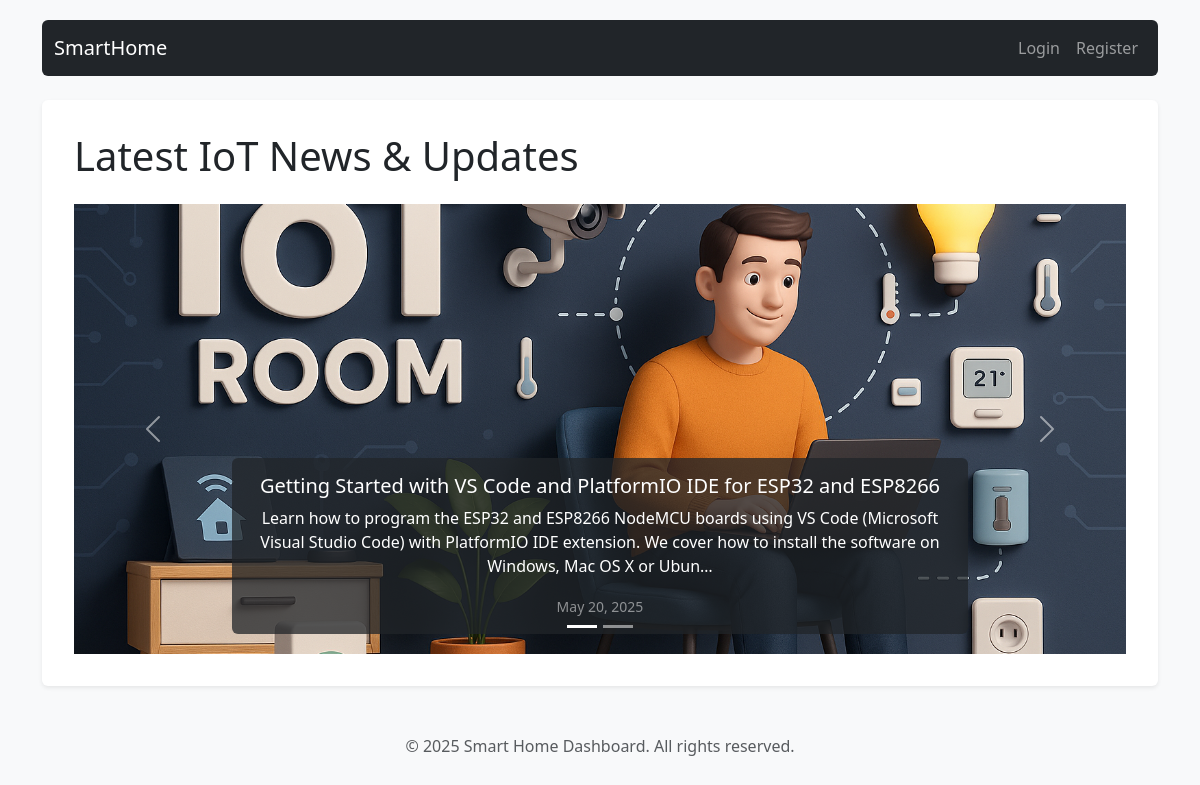
The page / on the database its author committed.
### news/models.py (models this page shows, shortened)
class NewsItem(models.Model):
    title      = models.CharField(max_length=200)
    image      = models.ImageField(upload_to='news/')
    content    = models.TextField(blank=True)
    created_at = models.DateTimeField(auto_now_add=True)
    updated_at = models.DateTimeField(auto_now=True)

### news/views.py (the view)
# urls.py: path('', HomePageView.as_view(), name='homepage'),
class HomePageView(ListView):
    model = NewsItem
    template_name = 'news/homepage.html'
    context_object_name = 'news_list'
    paginate_by = 5

### templates/news/homepage.html (shortened to what this page needs)
{% extends "base.html" %}
{% block content %}
<h1 class="mb-4">Latest IoT News & Updates</h1>
{% if news_list %}
<div id="iotNewsCarousel" class="carousel slide" data-bs-ride="carousel">
    <div class="carousel-indicators">
        {% for item in news_list %}
            <button type="button" data-bs-target="#iotNewsCarousel" data-bs-slide-to="{{ forloop.counter0 }}" {% if forloop.first %}class="active" aria-current="true"{% endif %} aria-label="Slide {{ forloop.counter }}"></button>
        {% endfor %}
    </div>
    <div class="carousel-inner">
        {% for item in news_list %}
        <div class="carousel-item {% if forloop.first %}active{% endif %}">
            <div class="d-flex justify-content-center align-items-center" style="height: 450px; overflow: hidden;">
                {% if item.image %}
                    <img src="{{ item.image.url }}" class="d-block w-100 h-100 object-fit-cover" alt="{{ item.title }}">
                {% else %}
                    <img src="https://via.placeholder.com/1200x450?text=No+Image+Available" class="d-block w-100 h-100 object-fit-cover" alt="No image">
                {% endif %}
            </div>
            <div class="carousel-caption d-none d-md-block bg-dark bg-opacity-75 p-3 rounded">
                <h5 class="text-white">{{ item.title }}</h5>
                <p>{{ item.content|truncatechars:200 }}</p>
                <small class="text-white-50">{{ item.created_at|date:"M d, Y" }}</small>
            </div>
        </div>
        {% endfor %}
    </div>
    <button class="carousel-control-prev" type="button" data-bs-target="#iotNewsCarousel" data-bs-slide="prev">
        <span class="carousel-control-prev-icon" aria-hidden="true"></span>
    </button>
    <button class="carousel-control-next" type="button" data-bs-target="#iotNewsCarousel" data-bs-slide="next">
        <span class="carousel-control-next-icon" aria-hidden="true"></span>
    </button>
</div>
{% else %}
    <p>No news yet. Check back later!</p>
{% endif %}
{% endblock %}

### templates/base.html (shortened to what this page needs)
{% load static %} <!DOCTYPE html>
<html lang="en">
<head>
    <link href="https://cdn.jsdelivr.net/npm/bootstrap@5.3.0-alpha1/dist/css/bootstrap.min.css" rel="stylesheet">
    <link rel="stylesheet" href="https://cdnjs.cloudflare.com/ajax/libs/font-awesome/6.4.0/css/all.min.css">
</head>
<body>
    <div class="container">
        <nav class="navbar navbar-expand-lg navbar-dark bg-dark mb-4 rounded">
            <div class="container-fluid">
                <a class="navbar-brand navbar-brand-custom" href="{% url 'homepage' %}">
                    SmartHome
                </a>
                <div class="collapse navbar-collapse" id="navbarNavGlobal">
                    <ul class="navbar-nav">
                        {% if user.is_authenticated %}
                        <li class="nav-item">
                            <span class="nav-link">Welcome, {{ user.username }}</span>
                        </li>
                        <li class="nav-item">
                             <form method="post" action="{% url 'logout' %}" class="d-inline">
                                {% csrf_token %}
                                <button type="submit" class="nav-link btn btn-link" style="padding-left:0; padding-right:0.5rem;">
                                    Logout
                                </button>
                            </form>
                        </li>
                        {% else %}
                        <li class="nav-item">
                            <a class="nav-link" href="{% url 'login' %}">
                                Login
                            </a>
                        </li>
                        <li class="nav-item">
                            <a class="nav-link" href="{% url 'register' %}">
                                Register
                            </a>
                        </li>
                        {% endif %}
                    </ul>
                </div>
            </div>
        </nav>
        <main class="content-wrapper">
            {% block content %}
            {% endblock %}
        </main>
        <footer class="mt-5 text-center text-muted">
            <p>&copy; {% now "Y" %} Smart Home Dashboard. All rights reserved.</p>
        </footer>
    </div>
    </body>
</html>

### templates/base.html (style rules this page uses)
body { padding-top: 20px; background-color: #f8f9fa; }
.navbar-brand-custom { font-weight: 500; }
.content-wrapper { background-color: #ffffff; padding: 2rem; border-radius: 0.375rem; box-shadow: 0 0.125rem 0.25rem rgba(0, 0, 0, 0.075); margin-top: 1.5rem; }

### rows shown on the page
NewsItem: image (picture), title "Getting Started with VS Code and PlatformIO IDE for ESP32 and ESP8266", content "Learn how to program the ESP32 and ESP8266 NodeMCU boards using VS Code (Microsoft Visual Studio Code) with PlatformIO IDE extension. We cover how to install the software on Windows, Mac OS X or Ubun…", created_at "May 20, 2025"
